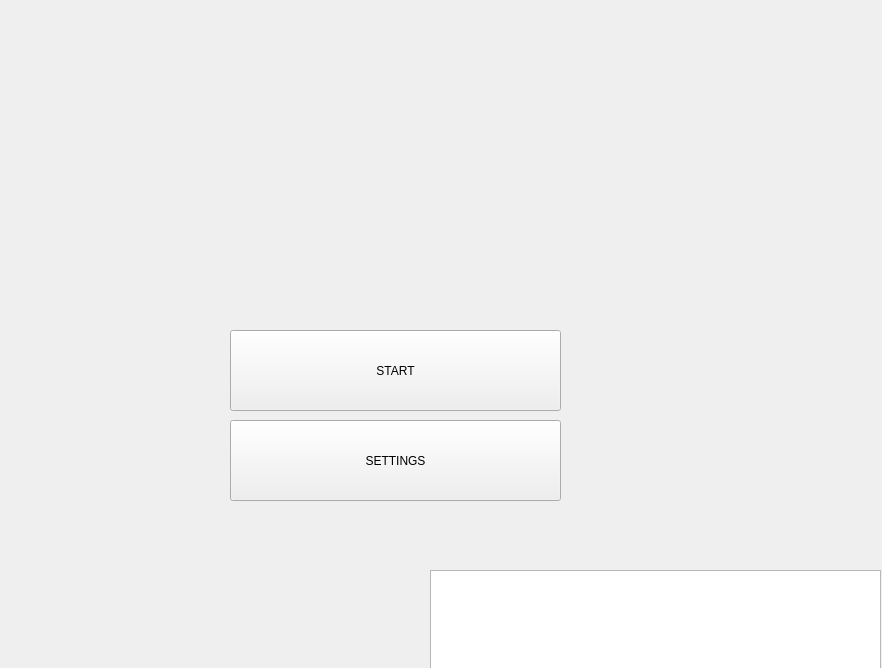
<?xml version="1.0" encoding="UTF-8"?>
<ui version="4.0">
 <class>ServerApplicationClass</class>
 <widget class="QMainWindow" name="ServerApplicationClass">
  <property name="geometry">
   <rect>
    <x>0</x>
    <y>0</y>
    <width>882</width>
    <height>668</height>
   </rect>
  </property>
  <property name="windowTitle">
   <string>Bluetooth Server</string>
  </property>
  <property name="windowIcon">
   <iconset>
    <normalon>../../40daeb43b2e3e20941ee95abdf84a311.png</normalon>
   </iconset>
  </property>
  <property name="styleSheet">
   <string notr="true">border-image: url(:/newPrefix/Bluetooth-Transparent-Background.png);</string>
  </property>
  <widget class="QWidget" name="centralWidget">
   <widget class="QPushButton" name="StartButton">
    <property name="geometry">
     <rect>
      <x>230</x>
      <y>330</y>
      <width>331</width>
      <height>81</height>
     </rect>
    </property>
    <property name="styleSheet">
     <string notr="true">font: 12pt &quot;MS Shell Dlg 2&quot;;
border-image: url(:/ServerApplication/GreenRoundedButton.png);</string>
    </property>
    <property name="text">
     <string>START</string>
    </property>
   </widget>
   <widget class="QPushButton" name="Settings">
    <property name="geometry">
     <rect>
      <x>230</x>
      <y>420</y>
      <width>331</width>
      <height>81</height>
     </rect>
    </property>
    <property name="styleSheet">
     <string notr="true">border-image: url(:/ServerApplication/GreenRoundedButton.png);font: 12pt &quot;MS Shell Dlg 2&quot;;</string>
    </property>
    <property name="text">
     <string>SETTINGS</string>
    </property>
   </widget>
   <widget class="QGraphicsView" name="graphicsView">
    <property name="geometry">
     <rect>
      <x>430</x>
      <y>570</y>
      <width>451</width>
      <height>101</height>
     </rect>
    </property>
    <property name="styleSheet">
     <string notr="true">border-image: url(:/ServerApplication/logo_web-01.png);</string>
    </property>
   </widget>
  </widget>
 </widget>
 <layoutdefault spacing="6" margin="11"/>
 <resources>
  <include location="ServerApplication.qrc"/>
 </resources>
 <connections/>
</ui>
